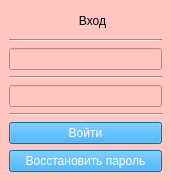
<?xml version="1.0" encoding="UTF-8"?>
<ui version="4.0">
 <class>MainWindow</class>
 <widget class="QMainWindow" name="MainWindow">
  <property name="geometry">
   <rect>
    <x>0</x>
    <y>0</y>
    <width>171</width>
    <height>181</height>
   </rect>
  </property>
  <property name="windowTitle">
   <string>MainWindow</string>
  </property>
  <property name="styleSheet">
   <string notr="true">background-color:rgb(255, 197, 192);
color:rgb(0, 0, 0);</string>
  </property>
  <widget class="QWidget" name="centralwidget">
   <layout class="QVBoxLayout" name="verticalLayout_2">
    <item>
     <widget class="QLabel" name="label">
      <property name="text">
       <string>                     Вход</string>
      </property>
     </widget>
    </item>
    <item>
     <widget class="Line" name="line">
      <property name="orientation">
       <enum>Qt::Horizontal</enum>
      </property>
     </widget>
    </item>
    <item>
     <widget class="QLineEdit" name="lineEdit"/>
    </item>
    <item>
     <widget class="Line" name="line_2">
      <property name="orientation">
       <enum>Qt::Horizontal</enum>
      </property>
     </widget>
    </item>
    <item>
     <widget class="QLineEdit" name="lineEdit_2"/>
    </item>
    <item>
     <widget class="Line" name="line_3">
      <property name="orientation">
       <enum>Qt::Horizontal</enum>
      </property>
     </widget>
    </item>
    <item>
     <widget class="QPushButton" name="pushButton">
      <property name="styleSheet">
       <string notr="true">background-color: rgb(0, 156, 255);
color: rgb(255, 255, 255);</string>
      </property>
      <property name="text">
       <string>Войти</string>
      </property>
     </widget>
    </item>
    <item>
     <widget class="QPushButton" name="pushButton_2">
      <property name="styleSheet">
       <string notr="true">background-color: rgb(0, 156, 255);
color: rgb(255, 255, 255);</string>
      </property>
      <property name="text">
       <string>Восстановить пароль</string>
      </property>
     </widget>
    </item>
   </layout>
  </widget>
 </widget>
 <resources/>
 <connections/>
</ui>
